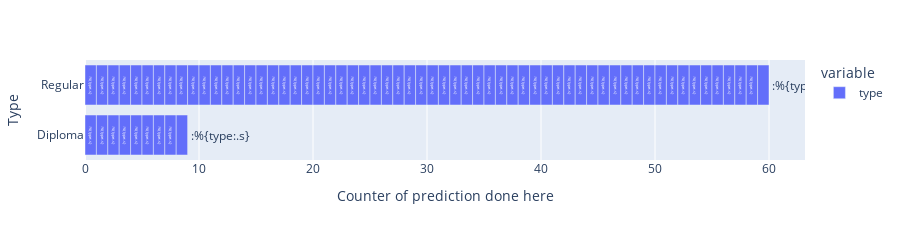

Notebook code for this chart:
### Code cell
fig_1 = px.bar(counter['type'],barmode='stack',orientation='h',height=210)
fig_1.update_traces(texttemplate=':%{type:.s}',textposition='outside')

fig_1.show()

### Figure 1 — Plotly figure (JSON) as saved in the notebook; plotly's stock layout.template omitted (floating-point values rounded to 4 significant figures)
{"data": [{"alignmentgroup": "True", "hovertemplate": "variable=type<br>Counter of prediction done here=%{x}<br>Type=%{y}<extra></extra>", "legendgroup": "type", "marker": {"color": "#636efa"}, "name": "type", "offsetgroup": "type", "orientation": "h", "showlegend": true, "textposition": "outside", "texttemplate": ":%{type:.s}", "type": "bar", "x": [1, 1, 1, 1, 1, 1, 1, 1, 1, 1, 1, 1, 1, 1, 1, 1, 1, 1, 1, 1, 1, 1, 1, 1, 1, 1, 1, 1, 1, 1, 1, 1, 1, 1, 1, 1, 1, 1, 1, 1, 1, 1, 1, 1, 1, 1, 1, 1, 1, 1, 1, 1, 1, 1, 1, 1, 1, 1, 1, 1, 1, 1, 1, 1, 1, 1, 1, 1, 1], "xaxis": "x", "y": ["Diploma", "Diploma", "Diploma", "Diploma", "Diploma", "Diploma", "Diploma", "Regular", "Regular", "Regular", "Regular", "Regular", "Regular", "Regular", "Diploma", "Regular", "Regular", "Regular", "Regular", "Regular", "Regular", "Regular", "Regular", "Regular", "Regular", "Regular", "Regular", "Regular", "Regular", "Regular", "Regular", "Regular", "Regular", "Regular", "Regular", "Regular", "Regular", "Regular", "Regular", "Regular", "Regular", "Regular", "Regular", "Regular", "Regular", "Regular", "Diploma", "Regular", "Regular", "Regular", "Regular", "Regular", "Regular", "Regular", "Regular", "Regular", "Regular", "Regular", "Regular", "Regular", "Regular", "Regular", "Regular", "Regular", "Regular", "Regular", "Regular", "Regular", "Regular"], "yaxis": "y"}], "layout": {"barmode": "stack", "height": 210, "legend": {"title": {"text": "variable"}, "tracegroupgap": 0}, "margin": {"t": 60}, "xaxis": {"anchor": "y", "domain": [0, 1], "title": {"text": "Counter of prediction done here"}}, "yaxis": {"anchor": "x", "domain": [0, 1], "title": {"text": "Type"}}}}
